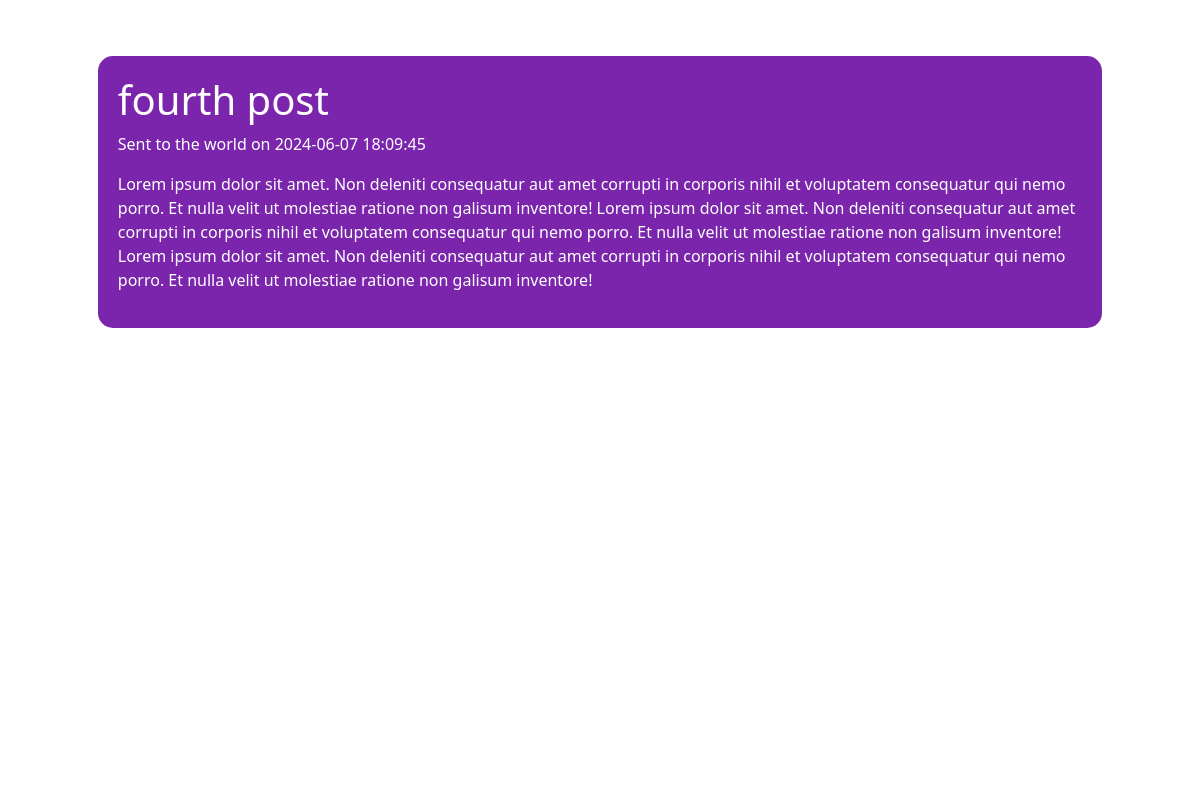
Page /post/fourth post on the committed database.
### tables this page shows
CREATE TABLE posts (
    id INTEGER PRIMARY KEY AUTOINCREMENT,
    created TIMESTAMP NOT NULL DEFAULT CURRENT_TIMESTAMP,
    title TEXT NOT NULL,
    blurb TEXT NOT NULL,
    content TEXT NOT NULL
);

### app.py (the view)
@app.route('/post/<post_name>')
def post(post_name):
    conn = get_db_connection()
    res = conn.execute("SELECT created, title, content FROM posts WHERE title = (?)", (post_name,))
    created, title, content = res.fetchone()
    conn.close()
    print(title)
    return render_template('post.html', created=created, title=title, content=content)

### app.py (called while the page is built)
def get_db_connection():
    conn = sqlite3.connect('database.db')
    conn.row_factory = sqlite3.Row
    return conn

### templates/post.html
{% extends 'base.html' %}
{% block content %}
  <div class="container">
    <div class="project">
      <h1>{{ title }}</h1>
      <div class="section">
        <p> Sent to the world on {{ created }} </p>
      </div>
      <div class="section">
        <p> {{ content }}</p>
      </div>
    </div>
  </div>
  {% endblock %}

### static/styles.css (style rules this page uses)
body { font-family: Arial, sans-serif; background-color: #f4f4f4; margin: 0; padding: 0; }
.project { background: rgb(123, 37, 173); border-radius: 15px; box-shadow: 0 4px 8px rgba(0, 0, 0, 0.1); margin: 5%; padding: 20px; transition: transform 0.2s; box-shadow: 10px 10px; color: white; }
.project h1 { text-align: left; }

### rows in the picture
posts: title "fourth post", created "2024-06-07 18:09:45", content "Lorem ipsum dolor sit amet. Non deleniti consequatur aut amet corrupti in corporis nihil et voluptatem consequatur qui nemo porro. Et nulla velit ut molestiae ratione non galisum inventore! Lorem ipsum dolor sit amet. Non deleniti consequatur aut amet corrupti in corporis nihil et voluptatem consequatur qui nemo porro. Et nulla velit ut molestiae ratione non galisum inventore! Lorem ipsum dolor sit amet. Non deleniti consequatur aut amet corrupti in corporis nihil et voluptatem consequatur qui nemo porro. Et nulla velit ut molestiae ratione non galisum inventore!"
